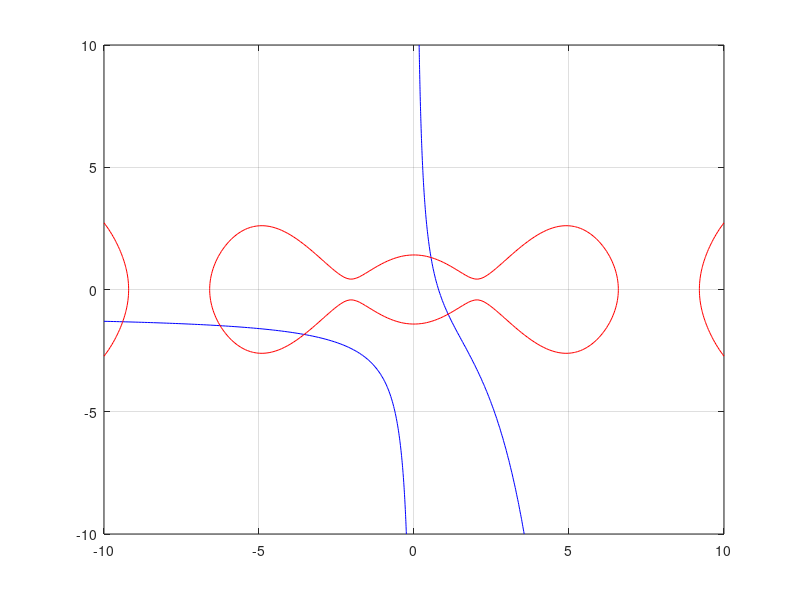

Here is the MATLAB script that generated this plot: (Note: this script raises an error after producing the figure.)
%% bonus a
x=linspace(-10,10,200); y=linspace(-10,10,200);
[X,Y]=meshgrid(x,y);
z1= X.*Y + exp(X) + X - 3;
z2= X.*sin(X) + Y.^2 - 2;

contour(X,Y,z1,[0,0],'b')
hold on
contour(X,Y,z2,[0,0],'r')
grid on

fun=@(x)[x(1).*x(2)+exp(x(1))+x(1)-3 ; x(1).*sin(x(1))+x(2).^2-2];

x1=fsolve(fun,ginput(1));
x2=fsolve(fun,ginput(1));
x3=fsolve(fun,ginput(1));
x4=fsolve(fun,ginput(1));
disp(x1);
disp(x2);
disp(x3);
disp(x4);

hold off


%% bonus b
x=linspace(-5,5,100); y=linspace(-5,5,100);
[X,Y]=meshgrid(x,y);
z= ((sin(X+Y)+3*(X-Y/2).^2).* exp(-(X.^2+Y.^2)));
%s=surfc(X,Y,z)
contour(X,Y,z)

%for minimum values
[input1,min1]=fminunc(@(x) (sin(x(1) + x(2)) + 3*(x(1) - x(2)/2).^2) .*exp(-(x(1).^2+x(2).^2)),ginput(1));
disp(min1)

%% for maximum values bonus b
x=linspace(-5,5,100); y=linspace(-5,5,100);
[X,Y]=meshgrid(x,y);
z= -((sin(X+Y)+3*(X-Y/2).^2).* exp(-(X.^2+Y.^2)));
%s=surfc(X,Y,z)
contour(X,Y,z)

[input2,val2inv]=fminunc(@(x) -((sin(x(1)+x(2))+3*(x(1)-x(2)/2).^2).*exp(-(x(1).^2+x(2).^2))),ginput(1));
[input3,val3inv]=fminunc(@(x) -((sin(x(1)+x(2))+3*(x(1)-x(2)/2).^2).*exp(-(x(1).^2+x(2).^2))),ginput(1));
max2=-val2inv;
max3=-val3inv;


%% display values bonus b
disp(input1)
disp(min1)
disp(input2)
disp(max2)
disp(input3)
disp(max3)

%% bonus c 
fun = @(x,y) y.* sin(y+x.^2);
fmax = @(x) 1- x.^2;
I = integral2(fun,-1,1,0,fmax)